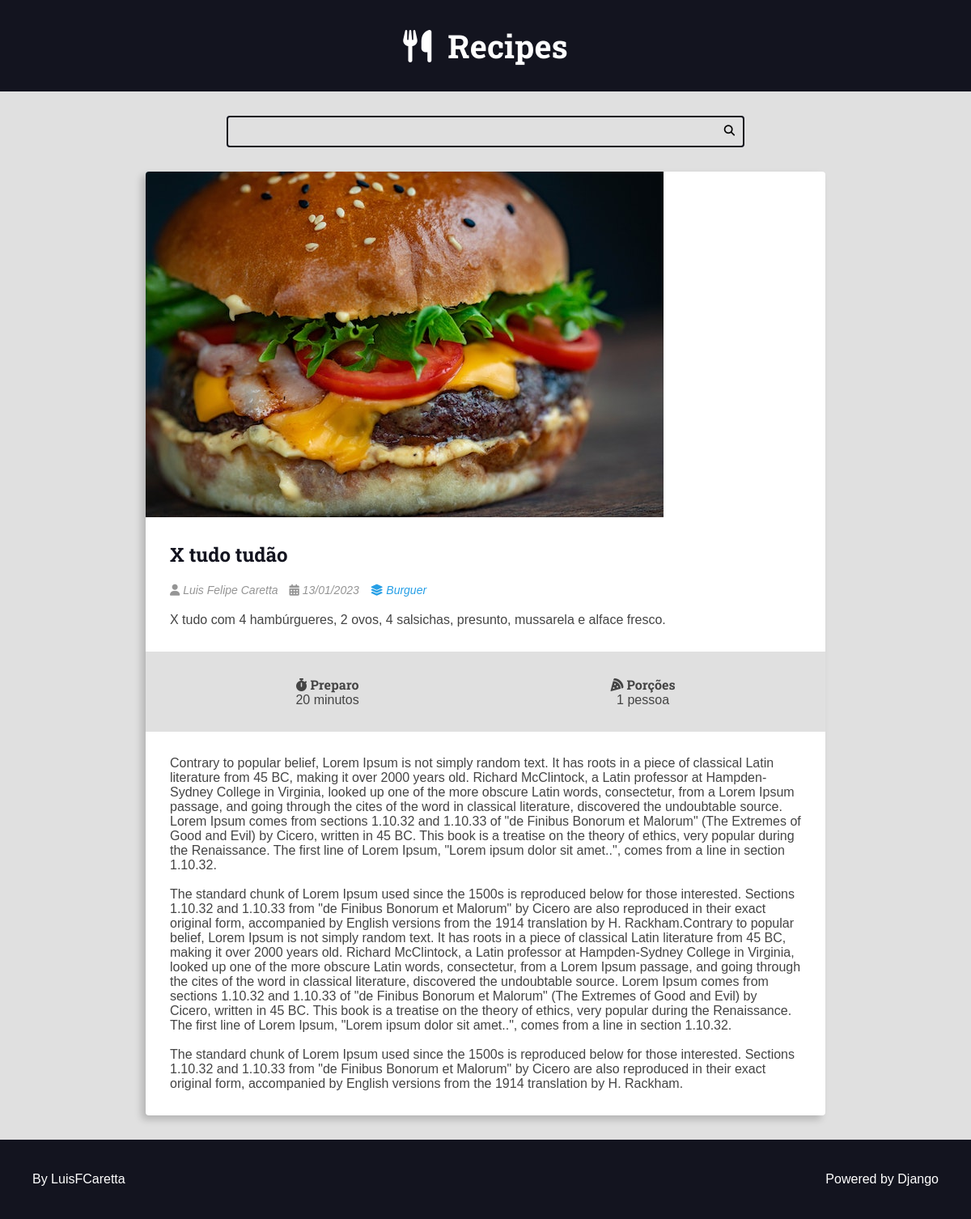
The page /recipes/2/ on the database its author committed.
### recipes/models.py (models this page shows, shortened)
class Recipe(models.Model):
    title = models.CharField(max_length=65)
    description = models.CharField(max_length=165)
    slug = models.SlugField(unique=True)
    preparation_time = models.IntegerField()
    preparation_time_unit = models.CharField(max_length=65)
    servings = models.IntegerField()
    servings_unit = models.CharField(max_length=65)
    preparation_steps = models.TextField()
    preparation_steps_is_html = models.BooleanField(default=False)
    created_at = models.DateTimeField(auto_now_add=True)
    updated_at = models.DateTimeField(auto_now=True)
    is_published = models.BooleanField(default=False)
    cover = models.ImageField(upload_to='recipes/covers/%Y/%m/%d/', blank=True,
    default='')
    category = models.ForeignKey(Category, on_delete=models.SET_NULL, null=True,
    blank=True, default=None)
    author = models.ForeignKey(User, on_delete=models.SET_NULL, null=True)

class Category(models.Model):
    name = models.CharField(max_length=65)

### recipes/views.py (the view)
# urls.py: path('recipes/<int:id>/', views.recipe, name='recipe'),
def recipe(request, id):
    recipe = get_object_or_404(
        Recipe,
        pk=id,
        is_published=True
    )
    context = {
        'recipe': recipe,
        'is_detail_page': True,
    }
    return render(request, 'recipes/pages/recipe-view.html', context)

### recipes/templates/recipes/pages/recipe-view.html (shortened to what this page needs)
{% extends 'global/base.html' %}
{% block content %}
    <div class="main-content main-content-detail container">
        {% include 'recipes/partials/recipe.html' %}
    </div>
{% endblock %}

### recipes/templates/recipes/partials/recipe.html (shortened to what this page needs)
<div class="recipe recipe-list-item">
    {% if recipe.cover %}
        <div class="recipe-cover">
        <a href="{% url 'recipes:recipe' recipe.id %}">
            <img src="{{ recipe.cover.url }}" alt="temporário" />
        </a>
    </div>
    {% endif %}
    <div class="recipe-title-container">
        <h2 class="recipe-title">
            <a href="{% url 'recipes:recipe' recipe.id %}">
                {{ recipe.title }}
            </a>
            </h2>
    </div>
    <div class="recipe-author">
        {% if recipe.author is not None %}
            <span class="recipe-author-item">
                <i class="fas fa-user"></i>
                {% if recipe.author.first_name %}
                    {{ recipe.author.first_name }} {{ recipe.author.last_name }}
                {% else %}
                    {{ recipe.author.username }}
                {% endif %}
            </span>
        {% endif %}
        <span class="recipe-author-item">
            <i class="fas fa-calendar-alt"></i>
            {{ recipe.created_at|date:"d/m/Y" }}
        </span>
        {% if recipe.category is not None %}
            <span class="recipe-author-item">
            <a href="{% url 'recipes:category' recipe.category.id %}">
                <i class="fas fa-layer-group"></i>
                <span>{{ recipe.category.name }}</span>
            </a>
        </span>
        {% endif %}
    </div>
    <div class="recipe-content">
        <p>{{ recipe.description }}</p>
    </div>
    <div class="recipe-meta-container">
        <div class="recipe-meta recipe-preparation">
            <h3 class="recipe-meta-title"><i class="fas
            fa-stopwatch"></i> Preparo</h3>
            <div class="recipe-meta-text">
                {{ recipe.preparation_time }} {{ recipe.preparation_time_unit }}
            </div>
        </div>
        <div class="recipe-meta recipe-servings">
            <h3 class="recipe-meta-title"><i class="fas
            fa-pizza-slice"></i> Porções</h3>
            <div class="recipe-meta-text">
                {{ recipe.servings }} {{ recipe.servings_unit }}
            </div>
        </div>
    </div>
    {% if is_detail_page is True %}
        <div class="preparation-steps">
            {% if recipe.preparation_steps_is_html is True %}
                {{ recipe.preparation_steps|safe }}
            {% else %}
                {{ recipe.preparation_steps|linebreaksbr }}
            {% endif %}
        </div>
    {% endif %}
</div>

### recipes/static/recipes/css/styles.css (style rules this page uses)
:root { --color-primary: #269fe6; --color-primary-hover: #2086c2; --color-primary-dark: #13141f; --color-primary-dark-hover: #212336; --color-primary-light: #d4ecfa; --color-primary-light-hover: #bdd8e7; --color-white: #fff; --color-black: #000; --color-dark-text: #444; --color-info-light: #cce5ff; --color-debug-light: #cce5ff; --color-success-light: #d4edda; --color-alert-light: #fff3cd; --color-warning-light: #fff3cd; --color-error-light: #f8d7da; --color-info-dark: #4d86c4; --color-debug-dark: #4d86c4; --color-success-dark: #4a9c5d; --color-alert-dark: #927f40; --color-warning-dark: #927f40; --color-error-dark: #da525d; --color-gray-0: #f9f9f9; --color-gray-1: #e0e0e0; --color-gray-2: #c7c7c7; --color-gray-3: #aeaeae; --color-gray-4: #959595; --color-gray-5: #7d7d7d; --color-gray-6: #646464; --color-gray-7: #4b4b4b; --color-gray-8: #323232; --color-gray-9: #191919; --font-primary: sans-serif; --font-headings: 'Roboto Slab', serif; --spacing-gutter-medium: 3rem; --spacing-gutter-large: 4rem; }
* { padding: 0; margin: 0; box-sizing: border-box; }
html { font-size: 62.5%; }
body { font-size: 1.6rem; font-family: var(--font-primary); background: var(--color-gray-1); color: var(--color-dark-text); }
h1, h2, h3, h4, h5, h6 { font-family: var(--font-headings); }
img { max-width: 100%; }
a { color: var(--color-primary); text-decoration: none; }
.container { max-width: 144rem; margin: 0 auto; padding: var(--spacing-gutter-medium); }
.main-content { padding-top: 0; }
.recipe { background: var(--color-white); box-shadow: -5px 5px 10px rgba(0, 0, 0, 0.2); transform: scale(1); transition: all 300ms ease-in-out; border-radius: 0.4rem; overflow: hidden; }
.recipe img { max-width: 100%; }
.recipe-list-item { max-width: 64rem; height: fit-content; }
.recipe-title-container { padding: var(--spacing-gutter-medium); padding-bottom: 2rem; }
.recipe-title-container a { text-decoration: none; color: var(--color-primary-dark); }
.recipe-author { padding: 0 var(--spacing-gutter-medium); }
.recipe-content { padding: var(--spacing-gutter-medium); padding-top: 2rem; }
.recipe-author-item { color: var(--color-gray-4); margin-right: 1rem; font-style: italic; font-size: 1.4rem; }
.recipe-author a { color: var(--color-primary); transition: all 300ms ease-in-out; text-decoration: none; }
.recipe-meta-container { display: flex; flex-flow: row wrap; padding: var(--spacing-gutter-medium); background: var(--color-gray-1); }
.recipe-meta { display: flex; flex-flow: column nowrap; flex-shrink: 1; flex-grow: 1; text-align: center; }
.recipe-meta-title { font-size: 1.6rem; }
.main-content-detail .recipe-list-item { max-width: 84rem; margin: 0 auto; }
.preparation-steps { padding: var(--spacing-gutter-medium); }

### rows shown on the page
Recipe: cover (picture), title "X tudo tudão", author.first_name "Luis Felipe", author.last_name "Caretta", created_at "13/01/2023", category.name "Burguer", description "X tudo com 4 hambúrgueres, 2 ovos, 4 salsichas, presunto, mussarela e alface fresco.", preparation_time "20", preparation_time_unit "minutos", servings "1", servings_unit "pessoa", preparation_steps "Contrary to popular belief, Lorem Ipsum is not simply random text. It has roots in a piece of classical Latin literature from 45 BC, making it over 2000 years old. Richard McClintock, a Latin professor at Hampden-Sydney College in Virginia, looked up one of the more obscure Latin words, consectetur, from a Lorem Ipsum passage, and going through the cites of the word in classical literature, discovered the undoubtable source. Lorem Ipsum comes from sections 1.10.32 and 1.10.33 of \"de Finibus Bonorum et Malorum\" (The Extremes of Good and Evil) by Cicero, written in 45 BC. This book is a treatise on the theory of ethics, very popular during the Renaissance. The first line of Lorem Ipsum,…"
